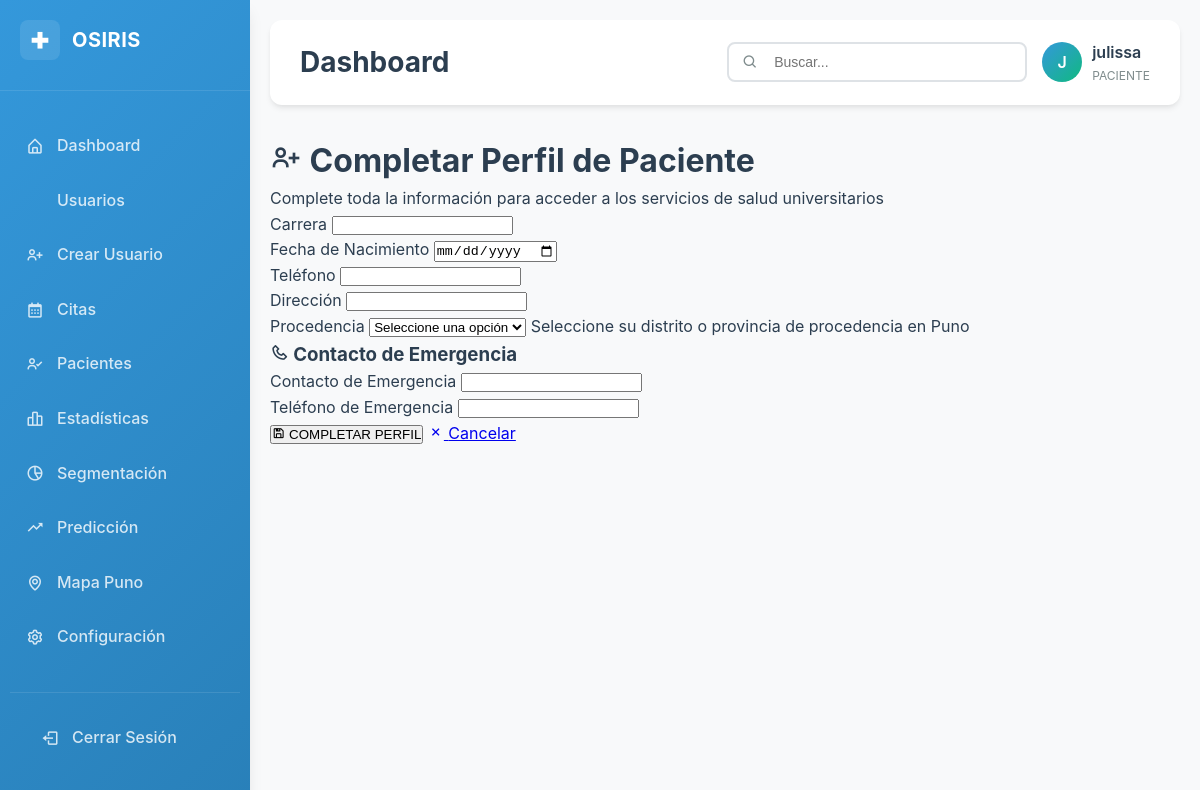
/pacientes/completar-perfil (signed in), run on the app's committed database.
### modelos.py (models this page shows, shortened)
class Usuario(UserMixin, db.Model):
    __tablename__ = 'usuarios'
    id = Column(Integer, primary_key=True)
    nombre = Column(String(100), nullable=False)
    dni = Column(String(20), unique=True, nullable=True)
    codigo_matricula = Column(String(6), unique=True, nullable=True)
    rol = Column(SQLEnum(RolUsuario), nullable=False)
    password_hash = Column(String(256), nullable=False)
    fecha_creacion = Column(DateTime, default=datetime.utcnow)
    activo = Column(db.Boolean, default=True)
    paciente = relationship("Paciente", back_populates="usuario", uselist=False)
    citas_profesional = relationship("Cita", foreign_keys="Cita.profesional_id", back_populates="profesional")
    def es_paciente(self):
        return self.rol == RolUsuario.PACIENTE

### rutas.py (the view, shortened to what this page needs)
    @pacientes_bp.route('/completar-perfil', methods=['GET', 'POST'])
    @requiere_login
    def completar_perfil():
        if not current_user.es_paciente():
            flash('Solo los pacientes pueden completar este formulario', 'danger')
            return redirect(url_for('main.dashboard'))
        form = FormularioPaciente()
        return render_template('pacientes/completar_perfil.html', form=form)

### decoradores.py (called while the page is built)
def requiere_login(f):
    @wraps(f)  # Preservar metadatos de la función original
    def decorated_function(*args, **kwargs):
        if not current_user.is_authenticated:
            flash('Debe iniciar sesión para acceder a esta página.', 'warning')
            return redirect(url_for('auth.login'))
        return f(*args, **kwargs)
    return decorated_function  # Retornar la función decorada

### templates/pacientes/completar_perfil.html (shortened to what this page needs)
{% extends "admin_base.html" %}
{% block content %}
<div class="osiris-form-container">
    <div class="osiris-form-header">
        <h1><i class='bx bx-user-plus'></i> Completar Perfil de Paciente</h1>
        <p>Complete toda la información para acceder a los servicios de salud universitarios</p>
    </div>
    <div class="osiris-form-body">
        <form method="POST">
            <div class="osiris-form-row">
                <div class="osiris-form-group">
                    <label class="osiris-form-label">{{ form.carrera.label.text }}</label>
                    {{ form.carrera(class="osiris-form-input" + (" error" if form.carrera.errors else "")) }}
                </div>
                <div class="osiris-form-group">
                    <label class="osiris-form-label">{{ form.fecha_nacimiento.label.text }}</label>
                    {{ form.fecha_nacimiento(class="osiris-form-input" + (" error" if form.fecha_nacimiento.errors else "")) }}
                </div>
            </div>
            <div class="osiris-form-row">
                <div class="osiris-form-group">
                    <label class="osiris-form-label">{{ form.telefono.label.text }}</label>
                    {{ form.telefono(class="osiris-form-input" + (" error" if form.telefono.errors else "")) }}
                </div>
                <div class="osiris-form-group">
                    <label class="osiris-form-label">{{ form.direccion.label.text }}</label>
                    {{ form.direccion(class="osiris-form-input" + (" error" if form.direccion.errors else "")) }}
                </div>
            </div>
            <div class="osiris-form-row single">
                <div class="osiris-form-group">
                    <label class="osiris-form-label">{{ form.procedencia.label.text }}</label>
                    {{ form.procedencia(class="osiris-form-select" + (" error" if form.procedencia.errors else "")) }}
                    <span class="osiris-form-help">Seleccione su distrito o provincia de procedencia en Puno</span>
                </div>
            </div>
            <div class="osiris-form-section">
                <h3><i class='bx bx-phone'></i> Contacto de Emergencia</h3>
                <div class="osiris-form-row">
                    <div class="osiris-form-group">
                        <label class="osiris-form-label">{{ form.contacto_emergencia.label.text }}</label>
                        {{ form.contacto_emergencia(class="osiris-form-input" + (" error" if form.contacto_emergencia.errors else "")) }}
                    </div>
                    <div class="osiris-form-group">
                        <label class="osiris-form-label">{{ form.telefono_emergencia.label.text }}</label>
                        {{ form.telefono_emergencia(class="osiris-form-input" + (" error" if form.telefono_emergencia.errors else "")) }}
                    </div>
                </div>
            </div>
            <div class="osiris-form-actions">
                <button type="submit" class="osiris-btn osiris-btn-primary">
                    <i class='bx bx-save'></i> COMPLETAR PERFIL
                </button>
                <a href="{{ url_for('main.dashboard') }}" class="osiris-btn osiris-btn-secondary">
                    <i class='bx bx-x'></i> Cancelar
                </a>
            </div>
        </form>
    </div>
</div>
{% endblock %}

### templates/admin_base.html (shortened to what this page needs)
<!DOCTYPE html>
<html lang="es">
<head>
    <link href='https://unpkg.com/boxicons@2.1.4/css/boxicons.min.css' rel='stylesheet'>
    <link rel="stylesheet" href="{{ url_for('static', filename='css/admin-dashboard.css') }}">
</head>
<body>
    <div class="admin-container">
        <aside class="admin-sidebar" id="adminSidebar">
            <div class="admin-logo">
                <div class="admin-logo-icon">
                    <i class='bx bx-plus-medical'></i>
                </div>
                <div class="admin-logo-text">OSIRIS</div>
            </div>
            <nav class="admin-nav">
                <ul>
                    <li class="admin-nav-item">
                        <a href="{{ url_for('reportes.dashboard_admin') }}" class="admin-nav-link {% if request.endpoint == 'reportes.dashboard_admin' %}active{% endif %}">
                            <i class='bx bx-home-alt admin-nav-icon'></i>
                            Dashboard
                        </a>
                    </li>
                    <li class="admin-nav-item">
                        <a href="{{ url_for('reportes.gestion_usuarios') }}" class="admin-nav-link {% if request.endpoint == 'reportes.gestion_usuarios' %}active{% endif %}">
                            Usuarios
                        </a>
                    </li>
                    <li class="admin-nav-item">
                        <a href="{{ url_for('reportes.crear_usuario_directo') }}" class="admin-nav-link {% if request.endpoint == 'reportes.crear_usuario_directo' %}active{% endif %}">
                            <i class='bx bx-user-plus admin-nav-icon'></i>
                            Crear Usuario
                        </a>
                    </li>
                    <li class="admin-nav-item">
                        <a href="{{ url_for('citas.lista') }}" class="admin-nav-link {% if request.endpoint == 'citas.lista' %}active{% endif %}">
                            <i class='bx bx-calendar admin-nav-icon'></i>
                            Citas
                        </a>
                    </li>
                    <li class="admin-nav-item">
                        <a href="{{ url_for('pacientes.lista') }}" class="admin-nav-link {% if request.endpoint == 'pacientes.lista' %}active{% endif %}">
                            <i class='bx bx-user-check admin-nav-icon'></i>
                            Pacientes
                        </a>
                    </li>
                    <li class="admin-nav-item">
                        <a href="{{ url_for('reportes.estadisticas_detalladas') }}" class="admin-nav-link {% if request.endpoint == 'reportes.estadisticas_detalladas' %}active{% endif %}">
                            <i class='bx bx-bar-chart-alt-2 admin-nav-icon'></i>
                            Estadísticas
                        </a>
                    </li>
                    <li class="admin-nav-item">
                        <a href="{{ url_for('reportes.analisis_segmentacion') }}" class="admin-nav-link {% if request.endpoint == 'reportes.analisis_segmentacion' %}active{% endif %}">
                            <i class='bx bx-pie-chart-alt-2 admin-nav-icon'></i>
                            Segmentación
                        </a>
                    </li>
                    <li class="admin-nav-item">
                        <a href="{{ url_for('reportes.analisis_prediccion') }}" class="admin-nav-link {% if request.endpoint == 'reportes.analisis_prediccion' %}active{% endif %}">
                            <i class='bx bx-trending-up admin-nav-icon'></i>
                            Predicción
                        </a>
                    </li>
                    <li class="admin-nav-item">
                        <a href="{{ url_for('reportes.mapa_procedencia') }}" class="admin-nav-link {% if request.endpoint == 'reportes.mapa_procedencia' %}active{% endif %}">
                            <i class='bx bx-map admin-nav-icon'></i>
                            Mapa Puno
                        </a>
                    </li>
                    <li class="admin-nav-item">
                        <a href="{{ url_for('reportes.configuracion_sistema') }}" class="admin-nav-link {% if request.endpoint == 'reportes.configuracion_sistema' %}active{% endif %}">
                            <i class='bx bx-cog admin-nav-icon'></i>
                            Configuración
                        </a>
                    </li>
                </ul>
                <div style="margin-top: 30px; padding: 0 15px; border-top: 1px solid rgba(255,255,255,0.1); padding-top: 20px;">
                    <a href="{{ url_for('auth.logout') }}" class="admin-nav-link">
                        <i class='bx bx-log-out admin-nav-icon'></i>
                        Cerrar Sesión
                    </a>
                </div>
            </nav>
        </aside>
        <main class="admin-main">
            <header class="admin-header">
                <h1 class="admin-header-title">{% block page_title %}Dashboard{% endblock %}</h1>
                <div class="admin-header-actions">
                    <div class="admin-search">
                        <i class='bx bx-search admin-search-icon'></i>
                        <input type="text" class="admin-search-input" placeholder="Buscar...">
                    </div>
                    <div class="admin-user-info">
                        <div class="admin-user-avatar">
                            {{ current_user.nombre[0].upper() if current_user.nombre else 'A' }}
                        </div>
                        <div>
                            <div style="font-weight: 600; color: var(--admin-text-primary);">
                                {{ current_user.nombre or 'Administrador' }}
                            </div>
                            <div style="font-size: 12px; color: var(--admin-text-secondary);">
                                {{ current_user.rol.value if current_user.rol else 'ADMINISTRADOR' }}
                            </div>
                        </div>
                    </div>
                </div>
            </header>
            {% block content %}{% endblock %}
        </main>
    </div>
</body>
</html>

### static/css/admin-dashboard.css (style rules this page uses)
:root { --admin-primary: #3498db; --admin-primary-dark: #2980b9; --admin-secondary: #ecf0f1; --admin-accent: #10b981; --admin-warning: #f39c12; --admin-danger: #e74c3c; --admin-info: #3498db; --admin-success: #27ae60; --admin-bg: #f8f9fa; --admin-card: #ffffff; --admin-sidebar: #3498db; --admin-sidebar-dark: #2980b9; --admin-text-primary: #2c3e50; --admin-text-secondary: #7f8c8d; --admin-text-light: #ffffff; --admin-border: #dee2e6; --admin-shadow: 0 4px 6px -1px rgba(0, 0, 0, 0.08), 0 2px 4px -1px rgba(0, 0, 0, 0.04); --admin-shadow-lg: 0 10px 15px -3px rgba(0, 0, 0, 0.1), 0 4px 6px -2px rgba(0, 0, 0, 0.05); }
* { margin: 0; padding: 0; box-sizing: border-box; }
body { font-family: -apple-system, BlinkMacSystemFont, 'Segoe UI', Roboto, sans-serif; background-color: var(--admin-bg); color: var(--admin-text-primary); line-height: 1.6; }
.admin-container { display: flex; min-height: 100vh; }
.admin-sidebar { width: 250px; background: linear-gradient(135deg, var(--admin-sidebar) 0%, var(--admin-sidebar-dark) 100%); color: var(--admin-text-light); padding: 20px 0; box-shadow: var(--admin-shadow-lg); position: fixed; height: 100vh; overflow-y: auto; z-index: 1000; }
.admin-logo { display: flex; align-items: center; gap: 12px; padding: 0 20px 30px 20px; border-bottom: 1px solid rgba(255, 255, 255, 0.1); margin-bottom: 30px; }
.admin-logo-icon { width: 40px; height: 40px; background: rgba(255, 255, 255, 0.1); border-radius: 8px; display: flex; align-items: center; justify-content: center; font-size: 20px; }
.admin-logo-text { font-size: 20px; font-weight: 700; letter-spacing: 0.5px; }
.admin-nav { list-style: none; padding: 0 10px; }
.admin-nav-item { margin-bottom: 5px; }
.admin-nav-link { display: flex; align-items: center; gap: 12px; padding: 12px 15px; color: rgba(255, 255, 255, 0.8); text-decoration: none; border-radius: 8px; transition: all 0.3s ease; font-weight: 500; }
.admin-nav-icon { font-size: 18px; width: 20px; text-align: center; }
.admin-main { flex: 1; margin-left: 250px; padding: 20px; }
.admin-header { background: var(--admin-card); padding: 20px 30px; border-radius: 12px; box-shadow: var(--admin-shadow); margin-bottom: 30px; display: flex; justify-content: space-between; align-items: center; }
.admin-header-title { font-size: 28px; font-weight: 700; color: var(--admin-text-primary); margin: 0; }
.admin-header-actions { display: flex; gap: 15px; align-items: center; }
.admin-search { position: relative; }
.admin-search-input { width: 300px; padding: 10px 15px 10px 45px; border: 2px solid var(--admin-border); border-radius: 8px; font-size: 14px; transition: border-color 0.3s ease; }
.admin-search-icon { position: absolute; left: 15px; top: 50%; transform: translateY(-50%); color: var(--admin-text-secondary); font-size: 16px; }
.admin-user-info { display: flex; align-items: center; gap: 10px; }
.admin-user-avatar { width: 40px; height: 40px; border-radius: 50%; background: linear-gradient(135deg, var(--admin-primary), var(--admin-accent)); display: flex; align-items: center; justify-content: center; color: white; font-weight: 600; font-size: 16px; }

### data on the page
Usuario: nombre "J", nombre "julissa", rol "PACIENTE"
